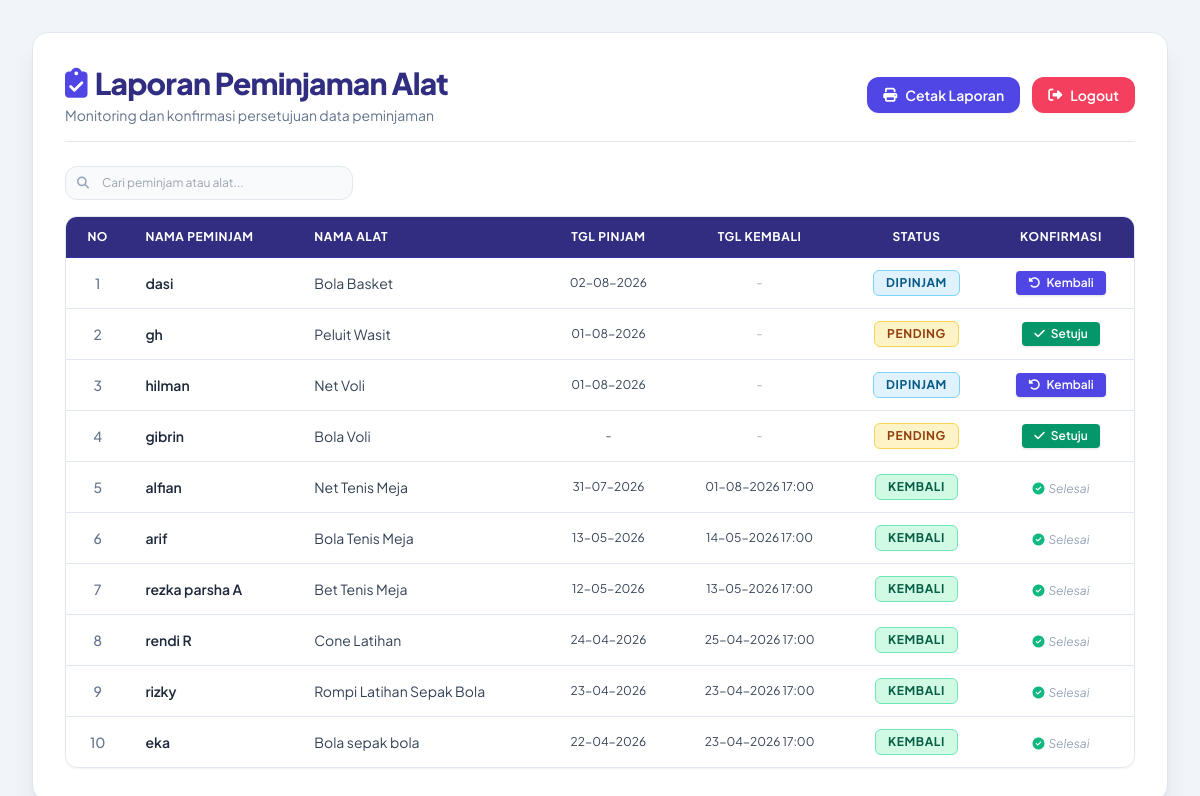
/view/v_peminjaman_petugas.php (signed in), run on the app's committed database.
### tables this page shows
CREATE TABLE `peminjaman` (
  `id_peminjaman` int(11) NOT NULL,
  `id_user` int(11) DEFAULT NULL,
  `id_alat` int(11) DEFAULT NULL,
  `jumlah_pinjam` int(11) DEFAULT NULL,
  `tgl_pinjam` timestamp NULL DEFAULT NULL,
  `tgl_kembali_asli` timestamp NULL DEFAULT NULL,
  `status` enum('pending','dipinjam','kembali') DEFAULT 'pending',
  `kondisi_keluar` varchar(50) DEFAULT 'Bagus',
  `kondisi_masuk` varchar(50) DEFAULT NULL,
  `jaminan` varchar(50) DEFAULT NULL
);

CREATE TABLE `user` (
  `id_user` int(11) NOT NULL,
  `username` varchar(50) DEFAULT NULL,
  `password` varchar(255) NOT NULL,
  `role` enum('admin','petugas','peminjam') DEFAULT NULL,
  `no_hp` varchar(20) NOT NULL
);

CREATE TABLE `alat` (
  `id_alat` int(11) NOT NULL,
  `id_kategori` int(11) DEFAULT NULL,
  `nama_alat` varchar(70) NOT NULL,
  `stok` int(11) NOT NULL DEFAULT 0
);

### CONTROLLER/c_peminjaman.php (called while the page is built, shortened)
<?php
require_once '../model/m_peminjaman.php';
$database = new m_koneksi();
$db = $database->koneksi;
$pinjam_model = new m_peminjaman($db);
$role = $_SESSION['role'] ?? '';
if ($role == 'petugas') {
    $isi_tabel = $pinjam_model->tampil_data();
} elseif ($role == 'admin') {
    $isi_tabel = $pinjam_model->tampil_data_admin($_GET['tipe'] ?? 'pinjam');
}

### MODEL/m_peminjaman.php (called while the page is built, shortened)
<?php
class m_peminjaman {
    private $db;
    public function __construct($db_connection) {
        $this->db = $db_connection;
    }
    public function tampil_data() {
        $sql = "SELECT p.*,
                       u.username AS nama_peminjam,
                       u.no_hp,
                       a.nama_alat
                FROM peminjaman p
                JOIN user u ON p.id_user = u.id_user
                JOIN alat a ON p.id_alat = a.id_alat
                ORDER BY p.id_peminjaman DESC";
        return mysqli_query($this->db, $sql);
    }
}
?>

### VIEW/v_peminjaman_petugas.php (the view, shortened to what this page needs)
<?php
include_once '../controller/c_peminjaman.php';
?>
<!DOCTYPE html>
<html lang="id">
<head>
    <script src="https://cdn.tailwindcss.com"></script>
    <link rel="stylesheet" href="https://cdnjs.cloudflare.com/ajax/libs/font-awesome/6.4.0/css/all.min.css">
</head>
<body class="bg-slate-100 min-h-screen p-4 md:p-8 text-slate-800 antialiased">
    <div class="max-w-7xl mx-auto bg-white rounded-2xl shadow-xl p-6 md:p-8 border border-slate-200 main-container">
        <div class="flex flex-col md:flex-row md:items-center md:justify-between mb-6 pb-4 border-b border-slate-200 gap-4 no-print">
            <div>
                <h1 class="text-2xl md:text-3xl font-extrabold text-indigo-900 tracking-tight flex items-center gap-2">
                    <i class="fa-solid fa-clipboard-check text-indigo-600"></i>
                    Laporan Peminjaman Alat
                </h1>
                <p class="text-slate-500 text-sm mt-1">Monitoring dan konfirmasi persetujuan data peminjaman</p>
            </div>
            <div class="flex items-center gap-3">
                <button onclick="window.print()" class="px-4 py-2 bg-indigo-600 hover:bg-indigo-700 text-white text-sm font-semibold rounded-xl shadow-sm transition flex items-center gap-2 cursor-pointer">
                    <i class="fa-solid fa-print"></i> Cetak Laporan
                </button>
                <button type="button"
                        onclick="konfirmasiLogout()"
                        class="px-4 py-2 bg-rose-500 hover:bg-rose-600 text-white text-sm font-semibold rounded-xl shadow-sm transition flex items-center gap-2 cursor-pointer">
                    <i class="fa-solid fa-right-from-bracket"></i> Logout
                </button>
            </div>
        </div>
        <div class="mb-4 flex justify-between items-center no-print">
            <div class="relative w-full md:w-72">
                <i class="fa-solid fa-magnifying-glass absolute left-3 top-1/2 -translate-y-1/2 text-slate-400 text-xs"></i>
                <input type="text" id="searchInput" onkeyup="filterTable()" placeholder="Cari peminjam atau alat..."
                       class="w-full pl-9 pr-4 py-2 bg-slate-50 border border-slate-200 rounded-xl text-xs focus:outline-none focus:border-indigo-500 focus:bg-white transition">
            </div>
        </div>
        <div class="overflow-x-auto rounded-xl border border-slate-200 shadow-sm">
            <table class="w-full text-left border-collapse" id="dataTable">
                <thead>
                    <tr class="bg-indigo-900 text-white text-xs uppercase font-semibold tracking-wider">
                        <th class="py-3 px-4 text-center border-b border-indigo-800">No</th>
                        <th class="py-3 px-4 border-b border-indigo-800">Nama Peminjam</th>
                        <th class="py-3 px-4 border-b border-indigo-800">Nama Alat</th>
                        <th class="py-3 px-4 text-center border-b border-indigo-800">Tgl Pinjam</th>
                        <th class="py-3 px-4 text-center border-b border-indigo-800">Tgl Kembali</th>
                        <th class="py-3 px-4 text-center border-b border-indigo-800">Status</th>
                        <th class="py-3 px-4 text-center border-b border-indigo-800 no-print">Konfirmasi</th>
                    </tr>
                </thead>
                <tbody class="divide-y divide-slate-200 text-slate-700 text-sm">
                    <?php
                    $no = 1;
                    if ($isi_tabel && mysqli_num_rows($isi_tabel) > 0):
                        while($row = mysqli_fetch_object($isi_tabel)):
                    ?>
                    <tr class="hover:bg-slate-50 transition duration-150 search-row">
                        <td class="py-3 px-4 text-center font-medium text-slate-500"><?= $no++; ?></td>
                        <td class="py-3 px-4 font-semibold text-slate-800 search-peminjam"><?= htmlspecialchars($row->nama_peminjam); ?></td>
                        <td class="py-3 px-4 search-alat"><?= htmlspecialchars($row->nama_alat); ?></td>
                        <td class="py-3 px-4 text-center whitespace-nowrap text-xs"><?= !empty($row->tgl_pinjam) ? date('d-m-Y', strtotime($row->tgl_pinjam)) : '-'; ?></td>
                        <td class="py-3 px-4 text-center whitespace-nowrap text-xs">
                            <?= ($row->status == 'kembali' && !empty($row->tgl_kembali_asli)) ? date('d-m-Y H:i', strtotime($row->tgl_kembali_asli)) : '<span class="text-slate-400">-</span>'; ?>
                        </td>
                        <td class="py-3 px-4 text-center whitespace-nowrap">
                            <?php
                                $badge_bg = 'bg-slate-100 text-slate-600 border-slate-300';
                                if ($row->status == 'pending') {
                                    $badge_bg = 'bg-amber-100 text-amber-800 border-amber-300';
                                } elseif ($row->status == 'dipinjam') {
                                    $badge_bg = 'bg-sky-100 text-sky-800 border-sky-300';
                                } elseif ($row->status == 'kembali') {
                                    $badge_bg = 'bg-emerald-100 text-emerald-800 border-emerald-300';
                                }
                            ?>
                            <span class="inline-block px-3 py-1 rounded-md text-xs font-bold border uppercase tracking-wider <?= $badge_bg; ?>">
                                <?= strtoupper($row->status); ?>
                            </span>
                        </td>
                        <td class="py-3 px-4 text-center whitespace-nowrap no-print">
                            <?php if ($row->status == 'pending'): ?>
                                <button type="button"
                                        onclick="konfirmasiSetuju(<?= $row->id_peminjaman; ?>, '<?= htmlspecialchars($row->nama_peminjam); ?>', '<?= htmlspecialchars($row->nama_alat); ?>')"
                                        class="inline-block px-3 py-1 bg-emerald-600 hover:bg-emerald-700 text-white text-xs font-semibold rounded shadow transition duration-150 cursor-pointer">
                                    <i class="fa-solid fa-check text-xs mr-1"></i> Setuju
                                </button>
                            <?php elseif ($row->status == 'dipinjam'): ?>
                                <div class="flex items-center justify-center gap-1.5">
                                    <button type="button"
                                            onclick="konfirmasiKembali(<?= $row->id_peminjaman; ?>, '<?= htmlspecialchars($row->nama_alat); ?>')"
                                            class="inline-block px-3 py-1 bg-indigo-600 hover:bg-indigo-700 text-white text-xs font-semibold rounded shadow transition duration-150 cursor-pointer">
                                        <i class="fa-solid fa-rotate-left text-xs mr-1"></i> Kembali
                                    </button>
                                </div>
                            <?php else: ?>
                                <span class="text-slate-400 text-xs italic"><i class="fa-solid fa-circle-check text-emerald-500 mr-1"></i>Selesai</span>
                            <?php endif; ?>
                        </td>
                    </tr>
                    <?php
                        endwhile;
                    endif; ?>
                </tbody>
            </table>
        </div>
    </div>
</body>
</html>

### VIEW/v_peminjaman_petugas.php (style rules this page uses)
body { font-family: 'Plus Jakarta Sans', sans-serif; }

### data on the page
peminjaman: id_user.username "dasi", id_alat.nama_alat "Bola Basket", tgl_pinjam "02-08-2026", status "DIPINJAM"
peminjaman: id_user.username "gh", id_alat.nama_alat "Peluit Wasit", tgl_pinjam "01-08-2026", status "PENDING"
peminjaman: id_user.username "hilman", id_alat.nama_alat "Net Voli", tgl_pinjam "01-08-2026", status "DIPINJAM"
peminjaman: id_user.username "gibrin", id_alat.nama_alat "Bola Voli", status "PENDING"
peminjaman: id_user.username "alfian", id_alat.nama_alat "Net Tenis Meja", tgl_pinjam "31-07-2026", tgl_kembali_asli "01-08-2026 17:00", status "KEMBALI", shows "Selesai"
peminjaman: id_user.username "arif", id_alat.nama_alat "Bola Tenis Meja", tgl_pinjam "13-05-2026", tgl_kembali_asli "14-05-2026 17:00", status "KEMBALI", shows "Selesai"
peminjaman: id_user.username "rezka parsha A", id_alat.nama_alat "Bet Tenis Meja", tgl_pinjam "12-05-2026", tgl_kembali_asli "13-05-2026 17:00", status "KEMBALI", shows "Selesai"
peminjaman: id_user.username "rendi R", id_alat.nama_alat "Cone Latihan", tgl_pinjam "24-04-2026", tgl_kembali_asli "25-04-2026 17:00", status "KEMBALI", shows "Selesai"
peminjaman: id_user.username "rizky", id_alat.nama_alat "Rompi Latihan Sepak Bola", tgl_pinjam "23-04-2026", tgl_kembali_asli "23-04-2026 17:00", status "KEMBALI", shows "Selesai"
peminjaman: id_user.username "eka", id_alat.nama_alat "Bola sepak bola", tgl_pinjam "22-04-2026", tgl_kembali_asli "23-04-2026 17:00", status "KEMBALI", shows "Selesai"
